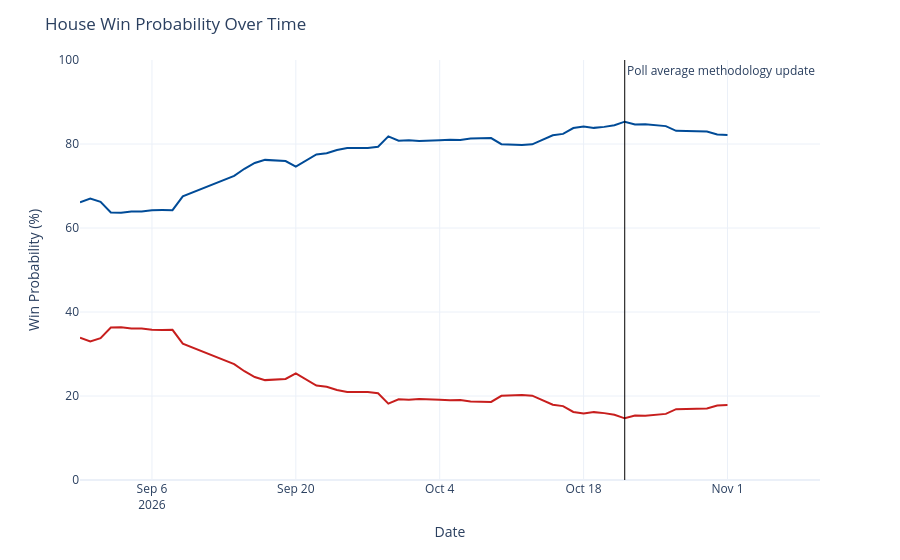

Write notebook code for a chart like this one.
### Code cell
chance_over_time = output_ts[(output_ts['geo'] == 'US House') &
                             (output_ts['type'] == 'chance')]
chance_over_time['rep_chance'] = chance_over_time['y'].map(lambda x: 100 - x)
chance_over_time = chance_over_time.rename({'y': 'Democrats', 'rep_chance': 'Republicans'}, axis=1)
chance_time_ser = px.line(chance_over_time, x='date', y=['Democrats', 'Republicans'], template='plotly_white',
                         color_discrete_map={'Democrats': '#004b97', 'Republicans': '#c71e1d'},)
chance_time_ser.update_traces(hovertemplate="%{y:.1f}%")
chance_time_ser.update_layout(
    xaxis=dict(range=[pd.to_datetime('2026-08-30'), pd.to_datetime('2026-11-10')]),
    yaxis=dict(range=[0, 100]),
    xaxis_title='Date',
    yaxis_title='Win Probability (%)',
    title=dict(text="House Win Probability Over Time"),
    hovermode="x",
    showlegend=False
)
chance_time_ser.add_vline(x=pd.to_datetime('2026-10-22').timestamp() * 1000, line_width=1, line_color='black',
                          annotation_text='Poll average methodology update', annotation_position='top right')
chance_time_ser

### Figure 1 — Plotly figure (JSON) as saved in the notebook; plotly's stock layout.template omitted (floating-point values rounded to 4 significant figures)
{"data": [{"hovertemplate": "%{y:.1f}%", "legendgroup": "Democrats", "line": {"color": "#004b97", "dash": "solid"}, "marker": {"symbol": "circle"}, "mode": "lines", "name": "Democrats", "orientation": "v", "showlegend": true, "type": "scatter", "x": ["2026-08-30", "2026-08-31", "2026-09-01", "2026-09-02", "2026-09-03", "2026-09-04", "2026-09-05", "2026-09-06", "2026-09-07", "2026-09-08", "2026-09-09", "2026-09-14", "2026-09-15", "2026-09-16", "2026-09-17", "2026-09-18", "2026-09-19", "2026-09-20", "2026-09-21", "2026-09-22", "2026-09-23", "2026-09-24", "2026-09-25", "2026-09-26", "2026-09-27", "2026-09-28", "2026-09-29", "2026-09-30", "2026-10-01", "2026-10-02", "2026-10-03", "2026-10-04", "2026-10-05", "2026-10-06", "2026-10-07", "2026-10-08", "2026-10-09", "2026-10-10", "2026-10-11", "2026-10-12", "2026-10-13", "2026-10-15", "2026-10-16", "2026-10-17", "2026-10-18", "2026-10-19", "2026-10-20", "2026-10-21", "2026-10-22", "2026-10-23", "2026-10-24", "2026-10-25", "2026-10-26", "2026-10-27", "2026-10-29", "2026-10-30", "2026-10-31", "2026-11-01"], "xaxis": "x", "y": [66.12, 67.02, 66.25, 63.69, 63.65, 63.91, 63.91, 64.23, 64.27, 64.25, 67.54, 72.39, 74.1, 75.49, 76.22, 76.08, 75.94, 74.59, 76.12, 77.51, 77.78, 78.58, 79.05, 79.05, 79.05, 79.34, 81.82, 80.78, 80.9, 80.69, 80.7, 80.88, 81.01, 80.94, 81.32, 81.39, 81.42, 79.94, 79.78, 79.75, 79.92, 82.09, 82.41, 83.8, 84.17, 83.84, 84.08, 84.45, 85.31, 84.64, 84.7, 84.4, 84.26, 83.14, 83.05, 82.97, 82.25, 82.17], "yaxis": "y"}, {"hovertemplate": "%{y:.1f}%", "legendgroup": "Republicans", "line": {"color": "#c71e1d", "dash": "solid"}, "marker": {"symbol": "circle"}, "mode": "lines", "name": "Republicans", "orientation": "v", "showlegend": true, "type": "scatter", "x": ["2026-08-30", "2026-08-31", "2026-09-01", "2026-09-02", "2026-09-03", "2026-09-04", "2026-09-05", "2026-09-06", "2026-09-07", "2026-09-08", "2026-09-09", "2026-09-14", "2026-09-15", "2026-09-16", "2026-09-17", "2026-09-18", "2026-09-19", "2026-09-20", "2026-09-21", "2026-09-22", "2026-09-23", "2026-09-24", "2026-09-25", "2026-09-26", "2026-09-27", "2026-09-28", "2026-09-29", "2026-09-30", "2026-10-01", "2026-10-02", "2026-10-03", "2026-10-04", "2026-10-05", "2026-10-06", "2026-10-07", "2026-10-08", "2026-10-09", "2026-10-10", "2026-10-11", "2026-10-12", "2026-10-13", "2026-10-15", "2026-10-16", "2026-10-17", "2026-10-18", "2026-10-19", "2026-10-20", "2026-10-21", "2026-10-22", "2026-10-23", "2026-10-24", "2026-10-25", "2026-10-26", "2026-10-27", "2026-10-29", "2026-10-30", "2026-10-31", "2026-11-01"], "xaxis": "x", "y": [33.88, 32.98, 33.75, 36.31, 36.35, 36.09, 36.09, 35.77, 35.73, 35.75, 32.46, 27.61, 25.9, 24.51, 23.78, 23.92, 24.06, 25.41, 23.88, 22.49, 22.22, 21.42, 20.95, 20.95, 20.95, 20.66, 18.18, 19.22, 19.1, 19.31, 19.3, 19.12, 18.99, 19.06, 18.68, 18.61, 18.58, 20.06, 20.22, 20.25, 20.08, 17.91, 17.59, 16.2, 15.83, 16.16, 15.92, 15.55, 14.69, 15.36, 15.3, 15.6, 15.74, 16.86, 16.95, 17.03, 17.75, 17.83], "yaxis": "y"}], "layout": {"annotations": [{"showarrow": false, "text": "Poll average methodology update", "x": 1792627200000, "xanchor": "left", "xref": "x", "y": 1, "yanchor": "top", "yref": "y domain"}], "hovermode": "x", "legend": {"title": {"text": "variable"}, "tracegroupgap": 0}, "margin": {"t": 60}, "shapes": [{"line": {"color": "black", "width": 1}, "type": "line", "x0": 1792627200000, "x1": 1792627200000, "xref": "x", "y0": 0, "y1": 1, "yref": "y domain"}], "showlegend": false, "title": {"text": "House Win Probability Over Time"}, "xaxis": {"anchor": "y", "domain": [0, 1], "range": ["2026-08-30T00:00:00", "2026-11-10T00:00:00"], "title": {"text": "Date"}}, "yaxis": {"anchor": "x", "domain": [0, 1], "range": [0, 100], "title": {"text": "Win Probability (%)"}}}}
